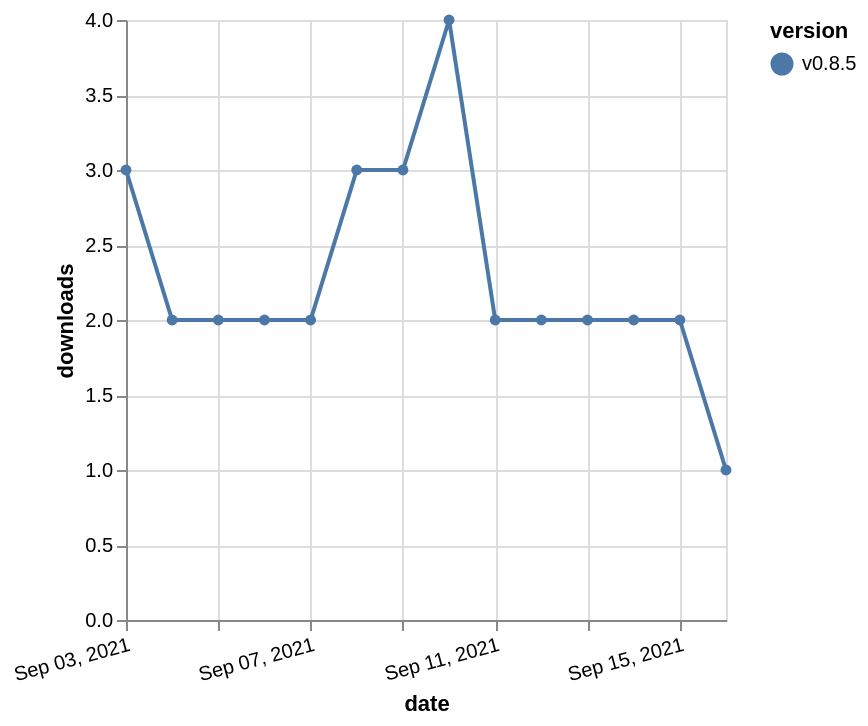

Vega-Lite specification for this chart:
### Vega-Lite specification from a JSON file in a GitHub repository (floating-point values rounded to 4 significant figures)
{"$schema": "https://vega.github.io/schema/vega-lite/v5.json", "description": "A simple bar chart with embedded data.", "data": {"values": [{"date": "2021-09-03", "total": 84, "delta": 3, "version": "v0.8.5"}, {"date": "2021-09-04", "total": 86, "delta": 2, "version": "v0.8.5"}, {"date": "2021-09-05", "total": 88, "delta": 2, "version": "v0.8.5"}, {"date": "2021-09-06", "total": 90, "delta": 2, "version": "v0.8.5"}, {"date": "2021-09-07", "total": 92, "delta": 2, "version": "v0.8.5"}, {"date": "2021-09-08", "total": 95, "delta": 3, "version": "v0.8.5"}, {"date": "2021-09-09", "total": 98, "delta": 3, "version": "v0.8.5"}, {"date": "2021-09-10", "total": 102, "delta": 4, "version": "v0.8.5"}, {"date": "2021-09-11", "total": 104, "delta": 2, "version": "v0.8.5"}, {"date": "2021-09-12", "total": 106, "delta": 2, "version": "v0.8.5"}, {"date": "2021-09-13", "total": 108, "delta": 2, "version": "v0.8.5"}, {"date": "2021-09-14", "total": 110, "delta": 2, "version": "v0.8.5"}, {"date": "2021-09-15", "total": 112, "delta": 2, "version": "v0.8.5"}, {"date": "2021-09-16", "total": 113, "delta": 1, "version": "v0.8.5"}]}, "width": "container", "mark": {"type": "line", "point": {"filled": true}}, "encoding": {"x": {"field": "date", "type": "temporal", "timeUnit": "yearmonthdate", "title": "date", "axis": {"labelAngle": -15}}, "y": {"field": "delta", "type": "quantitative", "title": "downloads"}, "color": {"field": "version", "type": "nominal"}, "tooltip": {"field": "delta"}}}
